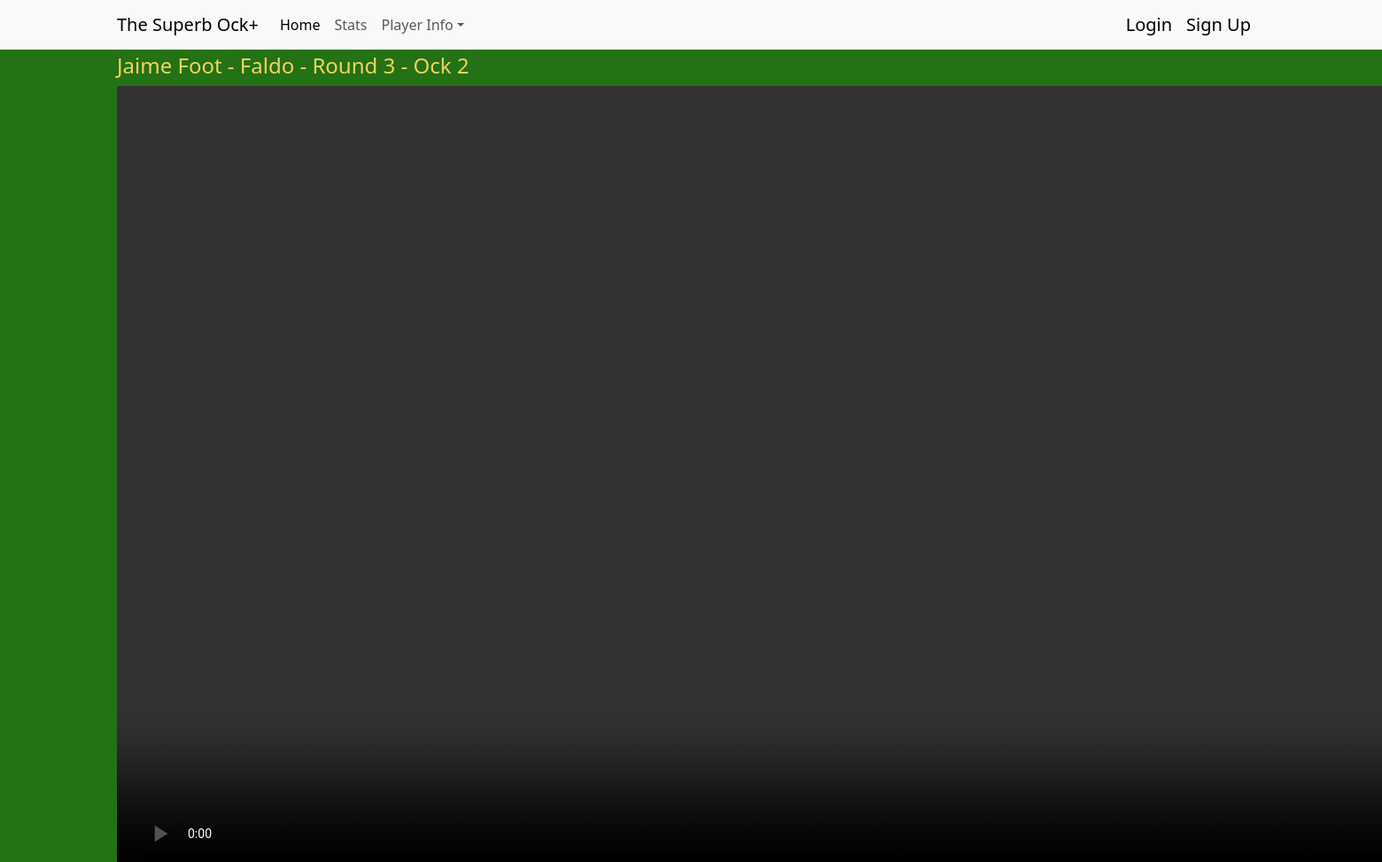
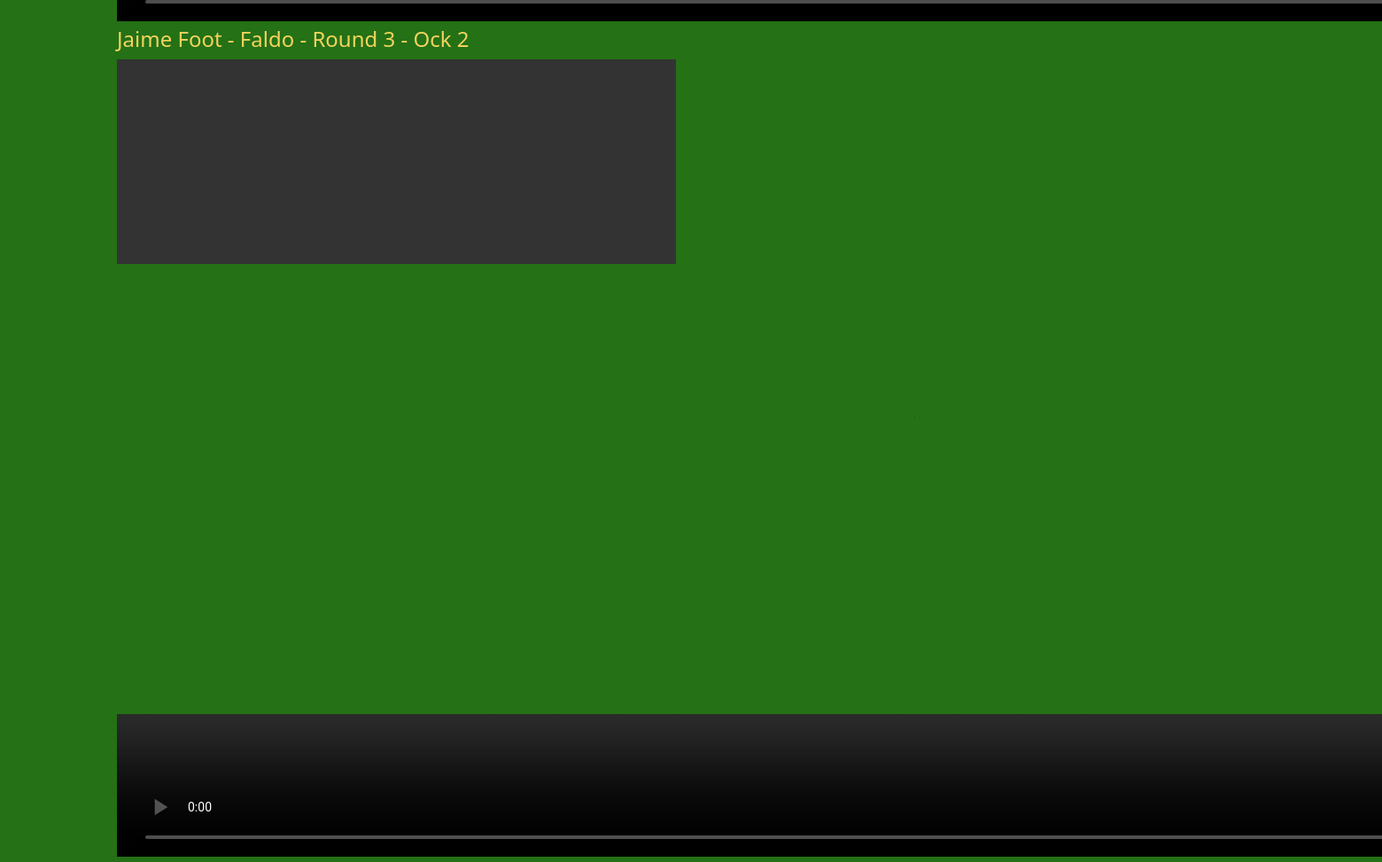
Page /highlights/1 on the committed database (2 pictures, top to bottom).
### tournaments/models.py (models this page shows, shortened)
class Score(models.Model):
    player = models.ForeignKey(Player,on_delete=models.CASCADE)
    hole = models.ForeignKey(Hole,on_delete=models.CASCADE)
    golf_round = models.ForeignKey(GolfRound,on_delete=models.CASCADE)
    strokes = models.IntegerField(blank=True,null=True)
    stableford_score = models.IntegerField(blank=True,null=True)
    sandy = models.BooleanField(default=False)
    handicap = models.ForeignKey(Handicap,on_delete=models.CASCADE,blank=True,null=True)
    highlight_link = models.ManyToManyField(Video,blank=True)

class Player(models.Model):
    first_name = models.CharField(max_length=20)
    last_name = models.CharField(max_length=20)
    handedness = models.CharField(max_length=20)
    championships = models.IntegerField()
    def __str__(self) -> str:
        return f"{self.first_name} {self.last_name}"

class Video(models.Model):
    file = models.FileField(upload_to='')
    title = models.CharField(max_length=100)
    thumbnail = models.ImageField(blank=True)

class Hole(models.Model):
    course = models.ForeignKey(Course,on_delete=models.CASCADE)
    yards = models.IntegerField()
    par = models.IntegerField(choices=[(3,3),(4,4),(5,5)])
    stroke_index = models.IntegerField(choices=[(x+1,x+1) for x in range(18)])
    hole_number = models.IntegerField(choices=[(x+1,x+1) for x in range(18)])

class Course(models.Model):
    course_name = models.CharField(max_length=20)
    resort = models.ForeignKey(Resort,on_delete=models.CASCADE)
    tee = models.CharField(max_length=20)
    slope_rating = models.IntegerField()
    course_rating = models.DecimalField(decimal_places=1,max_digits=3)

class GolfRound(models.Model):
    round_number = models.IntegerField()
    holiday = models.ForeignKey(Holiday,on_delete=models.CASCADE)

class Holiday(models.Model):
    resort = models.ForeignKey(Resort,on_delete=models.CASCADE)
    tournament = models.ForeignKey(Tournament,on_delete=models.CASCADE)
    holiday_number = models.IntegerField()
    slug = models.SlugField(default="", null=False)

### tournaments/views.py (the view)
# urls.py: path('highlights/<int:highlight>',views.HighlightView.as_view(),name='highlight_view'),
class HighlightView(View):
    template_name = 'tournaments/highlight.html'
    def get(self,request,highlight):
        selected_highlight = Score.objects.filter(highlight_link__id=highlight)
        assigned = True
        video = 0
        if len(selected_highlight) == 0:
            video = Video.objects.filter(id=highlight)
            assigned = False
        context = {
            'highlights':selected_highlight,
            'assigned':assigned,
            'video':video
        }
        return render(request, self.template_name, context)

### tournaments/templates/tournaments/highlight.html (shortened to what this page needs)
{% extends 'tournaments/base.html'%}
{% block content %}
{% if assigned %}
{% for row in highlights %}
{% for highlight in row.highlight_link.all %}
<h4>{{row.player}} - {{row.hole.course.course_name}} - Round {{row.golf_round.round_number}} - Ock {{row.golf_round.holiday.holiday_number}}</h4>
<video preload controls class="player" height="900vh">
    <source src="{{highlight.file.url}}" type="video/mp4" />
  </video>
  {% endfor %}
  {% endfor %}
  {% endif %}
{% endblock content%}

### tournaments/static/tournaments/styles.css (style rules this page uses)
:root { --bs-body-font-family: var(--bs-font-sans-serif); --bs-body-font-size: 1rem; --bs-body-font-weight: 400; --bs-body-line-height: 1.5; --bs-body-color: #F4D35E; --bs-body-color-rgb: 33, 37, 41; --bs-body-bg: #247116; --bs-body-bg-rgb: 255, 255, 255; --bs-emphasis-color:var(--bs-body-color); --bs-btn-bg:#F4D35E; }
body { padding-top: 60px; }

### rows in the picture
Score: player "Jaime Foot", hole.course.course_name "Faldo", golf_round.round_number "3", golf_round.holiday.holiday_number "2"
